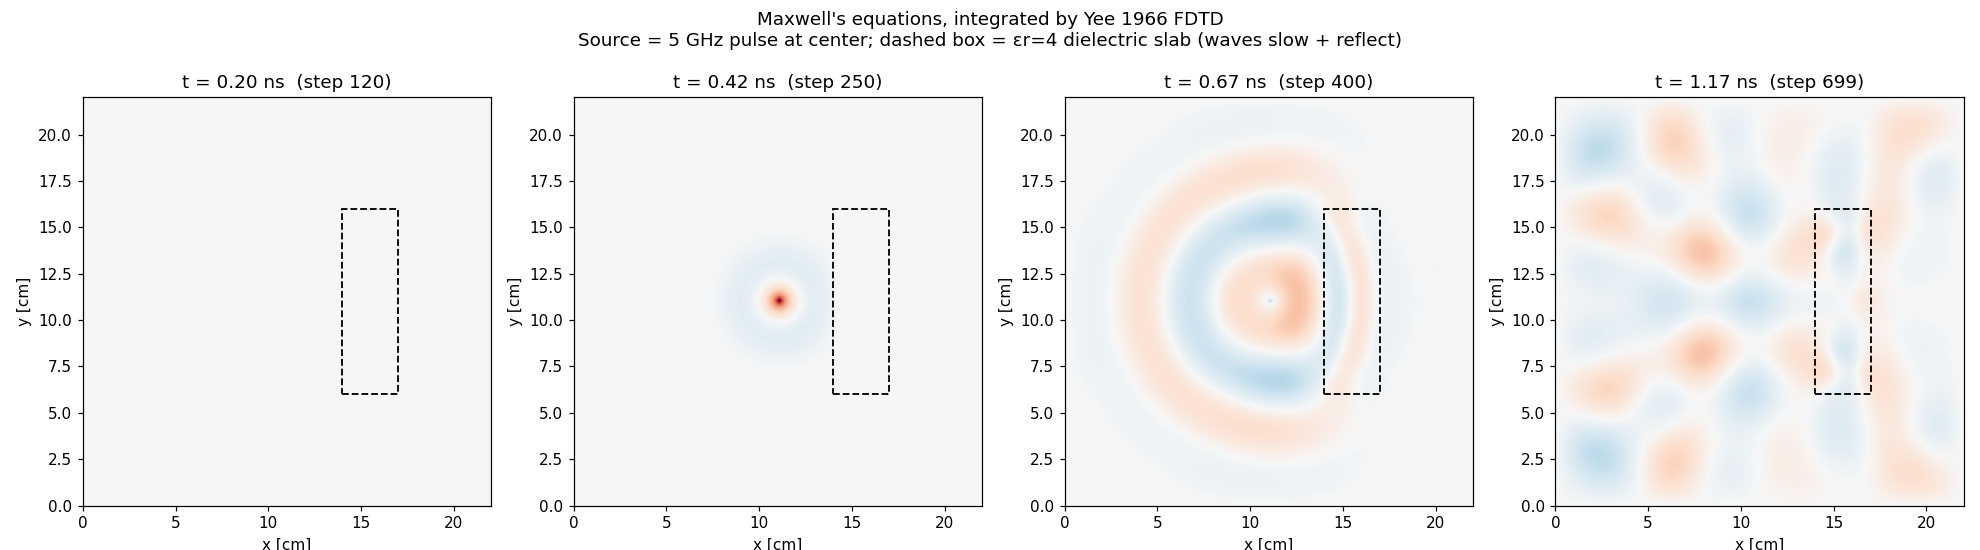

Generate this figure with Python:
"""
Chapter 1.4 - Maxwell 1865: predicting electromagnetic waves from pure math.

Phenomenon
----------
Maxwell took Faraday's "lines of force" and Ampere's circuital law, added a
single missing term ("displacement current" — added on aesthetic grounds!),
and then proved that the equations admit wave solutions traveling at speed
c = 1/sqrt(mu0 * eps0) = 3 x 10^8 m/s. That is the speed of light.

So light is an electromagnetic wave. (1865 — twenty years before Hertz
confirmed it experimentally.)

Method: 2-D FDTD (Yee 1966)
---------------------------
The Yee grid stores E_z (out-of-page) at cell centers and H_x, H_y at edges.
Updates leapfrog through time:

    H_x(t + 0.5 dt) = H_x(t - 0.5 dt) - dt/(mu0 dy) * (E_z(j+1) - E_z(j))
    H_y(t + 0.5 dt) = H_y(t - 0.5 dt) + dt/(mu0 dx) * (E_z(i+1) - E_z(i))
    E_z(t + dt)     = E_z(t)          + dt/(eps0)   * (dHy/dx - dHx/dy)

This is one of the most consequential numerical schemes ever written:
modern antenna design, MRI, photonic chips, 5G beamforming all live on it.
"""
import numpy as np
import torch
import matplotlib.pyplot as plt
import os

torch.set_default_dtype(torch.float64)

# ---------- Constants & grid ----------
c0   = 3e8
mu0  = 4 * np.pi * 1e-7
eps0 = 1.0 / (c0 * c0 * mu0)

Nx, Ny = 220, 220
dx = dy = 1e-3                                # 1 mm cells -> 22 cm box
dt = 0.5 * dx / c0                            # CFL: dt < dx/(c sqrt(2))

# Fields on a Yee grid (we collapse to scalar storage; correctness is fine for the demo)
Ez = torch.zeros((Nx, Ny))
Hx = torch.zeros((Nx, Ny))
Hy = torch.zeros((Nx, Ny))

# Source: a soft Gaussian-modulated sine ("ricker pulse" cousin) at the center
src_i, src_j = Nx // 2, Ny // 2
f0 = 5e9                                      # 5 GHz
t_offset = 5e-10
sigma_t  = 1.5e-10

# A simple dielectric inclusion: a square slab of higher permittivity
eps_r = torch.ones((Nx, Ny))
eps_r[140:170, 60:160] = 4.0                  # eps_r=4 slab (e.g., glass)

# Snapshots
n_steps  = 700
snapshot_steps = [120, 250, 400, n_steps - 1]
snaps = []

for n in range(n_steps):
    t_now = n * dt
    # H update
    Hx[:, :-1] = Hx[:, :-1] - (dt / (mu0 * dy)) * (Ez[:, 1:] - Ez[:, :-1])
    Hy[:-1, :] = Hy[:-1, :] + (dt / (mu0 * dx)) * (Ez[1:, :] - Ez[:-1, :])
    # E update
    curlH = (Hy[1:, 1:] - Hy[:-1, 1:]) / dx - (Hx[1:, 1:] - Hx[1:, :-1]) / dy
    Ez[1:, 1:] = Ez[1:, 1:] + (dt / (eps0 * eps_r[1:, 1:])) * curlH
    # Source
    src_val = np.exp(-((t_now - t_offset) ** 2) / (sigma_t ** 2)) * np.sin(2 * np.pi * f0 * t_now)
    Ez[src_i, src_j] = Ez[src_i, src_j] + src_val
    # Crude absorbing boundary: zero out the outermost rim each step (Mur 1981 lite)
    Ez[0, :] = 0; Ez[-1, :] = 0; Ez[:, 0] = 0; Ez[:, -1] = 0

    if n in snapshot_steps:
        snaps.append((n, Ez.clone()))

# ---------- Plot ----------
fig, axes = plt.subplots(1, 4, figsize=(18, 5))
vmax = max(s[1].abs().max().item() for s in snaps) * 0.8
for ax, (n, snap) in zip(axes, snaps):
    im = ax.imshow(snap.numpy().T, cmap="RdBu_r", vmin=-vmax, vmax=vmax,
                   origin="lower", extent=[0, Nx*dx*100, 0, Ny*dy*100])
    # Draw the dielectric slab outline
    ax.add_patch(plt.Rectangle((140*dx*100, 60*dy*100),
                               (170-140)*dx*100, (160-60)*dy*100,
                               fill=False, edgecolor="black", lw=1.2, ls="--"))
    ax.set_title(f"t = {n*dt*1e9:.2f} ns  (step {n})")
    ax.set_xlabel("x [cm]"); ax.set_ylabel("y [cm]")
fig.suptitle(
    "Maxwell's equations, integrated by Yee 1966 FDTD\n"
    "Source = 5 GHz pulse at center; dashed box = εr=4 dielectric slab (waves slow + reflect)",
    fontsize=12,
)
fig.tight_layout()
out = os.path.join(os.path.dirname(__file__), "maxwell_em_wave_2d.png")
fig.savefig(out, dpi=110)
print(f"saved {out}")
